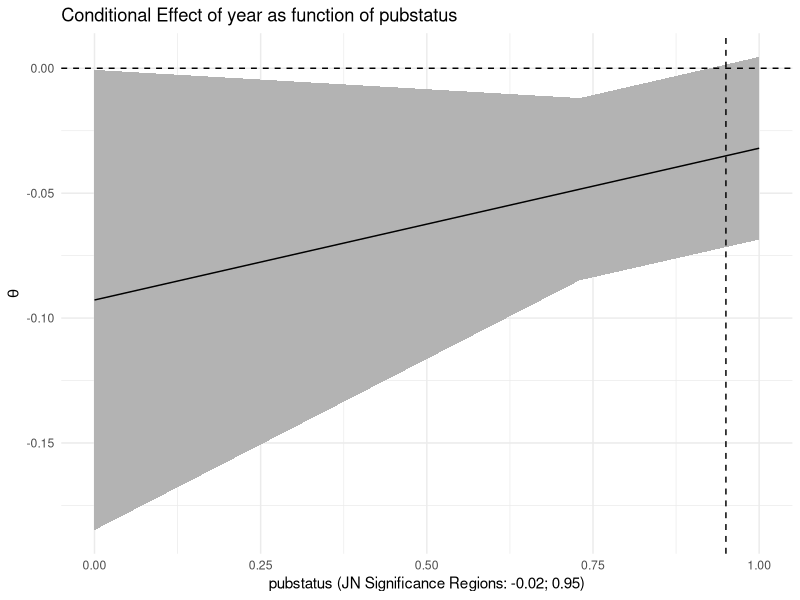

The R source for this figure:
## ---- chunk 1
knitr::opts_chunk$set(message = F, warning = F)
## ---- chunk 2
jnt = function(.rma.mv, predictor, moderator, alpha = .05) {
    require(stringi)
    library(tidyverse)
    
    # get coefficient for the predictor
    b1 = .rma.mv$b[predictor, 1]
    # get coefficient for the interaction term
    b3 = .rma.mv$b[paste0(predictor, ":", moderator), 1]
    
    # standard error for the predictor term
    se_b1 = .rma.mv$se[which(rownames(summary(.rma.mv)$b) == predictor)]
    
    # standard error for the interaction term
    se_b3 = .rma.mv$se[which(rownames(summary(.rma.mv)$b) == paste0(predictor, ":", moderator))]
    
    # covariance for the predictor and the interaction term
    COV_b1b3 = .rma.mv$vb[which(rownames(summary(.rma.mv)$b) == predictor), which(rownames(summary(.rma.mv)$b) == paste0(predictor, ":", moderator))]
    
    # the t-critical value
    t_crit = qt(1 - alpha / 2, df.residual(.rma.mv))
    
    
    # see Bauer & Curran, 2005
    a = t_crit ^ 2 * se_b3 ^ 2 - b3 ^ 2
    
    b = 2 * (t_crit ^ 2 * COV_b1b3 - b1 * b3)
    
    c = t_crit ^ 2 * se_b1 ^ 2 - b1 ^ 2
    
    jn = c((-b - sqrt(b ^ 2 - 4 * a * c)) / (2 * a),
           (-b + sqrt(b ^ 2 - 4 * a * c)) / (2 * a))
    
    JN = sort(unname(jn))
    
    # see whether it's inside the two numbers or outside
    
    if (length(JN) != 0){
        # randomly pick a number between the two cutoffs
        test_num <- runif(1, JN[1], JN[2])
        test_theta = b1 + test_num * b3
        test_se_theta = sqrt(se_b1 ^ 2 + 2 * test_num * COV_b1b3 + test_num ^ 2 * se_b3 ^ 2)
        
        test.ci.lo_theta = test_theta - qt(1 - alpha / 2, df.residual(.rma.mv)) * test_se_theta
        test.ci.hi_theta = test_theta + qt(1 - alpha / 2, df.residual(.rma.mv)) * test_se_theta
        if (0 %in% c(test.ci.lo_theta:test.ci.hi_theta)){
            print("inside the range")
        } else {
            print("outside the range")
        }
    }
    
    
    return(JN)
    rm(.rma.mv)
}
## ---- chunk 3
theta_plot = function(.rma.mv,
                      predictor,
                      moderator,
                      alpha = .05,
                      jn = F) {
    require(dplyr)
    require(ggplot2)
    theme_set(theme_minimal())
    require(stringi)
    
    .data = tibble(
        # get coefficient for the predictor
        b1 = .rma.mv$b[predictor, 1],
        # get coefficient for the interaction term
        b3 = .rma.mv$b[paste0(predictor, ":", moderator), 1],
        
        Z = quantile(.rma.mv$X[, moderator], seq(0, 1, .01)),
        
        theta = b1 + Z * b3,
        
        # standard error for the predictor term
        se_b1 = .rma.mv$se[which(rownames(summary(.rma.mv)$b) == predictor)],
        
        # standard error for the interaction term
        se_b3 = .rma.mv$se[which(rownames(summary(.rma.mv)$b) == paste0(predictor, ":", moderator))],
        
        # covariance for the predictor and the interaction term
        COV_b1b3 = .rma.mv$vb[which(rownames(summary(.rma.mv)$b) == predictor), which(rownames(summary(.rma.mv)$b) == paste0(predictor, ":", moderator))], 
        
        se_theta = sqrt(se_b1 ^ 2 + 2 * Z * COV_b1b3 + Z ^ 2 * se_b3 ^ 2),
        
        ci.lo_theta = theta - qt(1 - alpha / 2, df.residual(.rma.mv)) * se_theta,
        ci.hi_theta = theta + qt(1 - alpha / 2, df.residual(.rma.mv)) * se_theta
    )
    
    
    if (jn) {
        JN = jnt(
            .rma.mv = .rma.mv,
            predictor = predictor,
            moderator = moderator,
            alpha = alpha
        )
        JN_lines = geom_vline(xintercept = JN, linetype = 2)
        JN_regions = ifelse(length(JN) == 0,
                            "no significance regions",
                            paste(round(JN, 2), collapse = "; "))
        Xlab = paste0(moderator, " (JN Significance Regions: ", JN_regions, ")")
    } else {
        Xlab = moderator
        JN_lines = NULL
    }
    .data %>%
        ggplot(aes(x = Z, y = theta)) +
        geom_ribbon(aes(ymin = ci.lo_theta, ymax = ci.hi_theta), fill = "grey70") +
        geom_line() +
        ggtitle(paste(
            "Conditional Effect of",
            predictor,
            "as function of",
            moderator
        )) +
        geom_hline(yintercept = 0, linetype = 2) +
        labs(x = Xlab, y = expression(theta)) +
        JN_lines +
        xlim(min(.rma.mv$X[, moderator]), max(.rma.mv$X[, moderator]))
}
## ---- chunk 4
library(metafor)
mod <- rma.mv(yi, vi, mods = ~ year * pubstatus, random = ~ 1 | study/esid, data= dat.assink2016)
summary(mod)

jnt(mod, predictor = "year", moderator = "pubstatus")

theta_plot(mod, predictor = "year", moderator = "pubstatus", jn = T)
